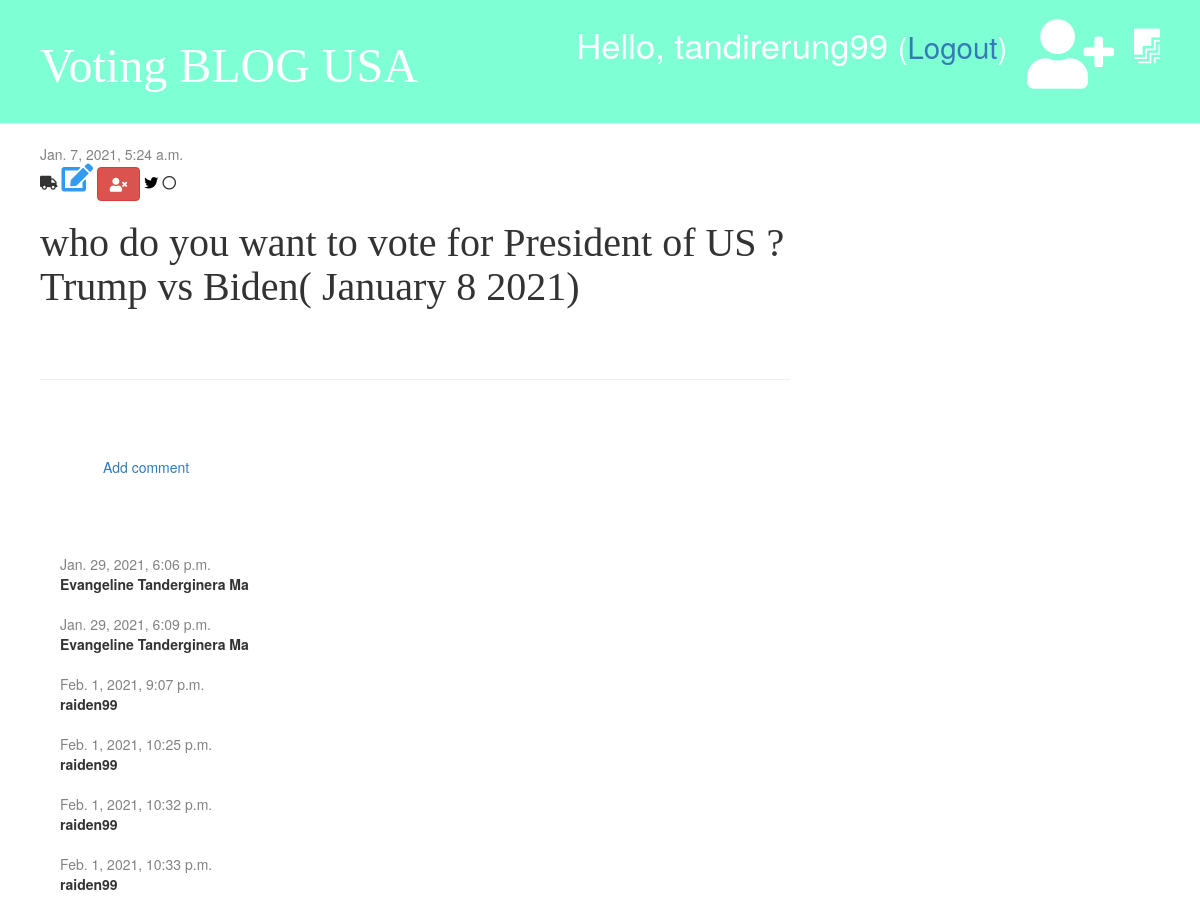
Page /post/1/ (signed in) on the committed database.
### blog/models.py (models this page shows, shortened)
class Post(models.Model):
    author = models.ForeignKey('auth.User', on_delete=models.CASCADE)
    title = models.CharField(max_length=288)
    text = models.TextField()
    created_date = models.DateTimeField(default=timezone.now)
    published_date = models.DateTimeField(blank=True, null=True)

class Comment(models.Model):
    post = models.ForeignKey('blog.Post', on_delete=models.CASCADE, related_name='comments')
    author = models.CharField(max_length=200)
    text = models.TextField()
    created_date = models.DateTimeField(default=timezone.now)  # when u create comment , the comment create now
    approved = models.BooleanField(default=False)

### blog/views.py (the view)
# urls.py: path('post/<int:pk>/', views.post_detail, name='post_detail'),
def post_detail(request, pk):  # as soon as you click on page
    post = get_object_or_404(Post, pk=pk)
    stuff_for_frontend = {'post': post}
    return render(request, 'blog/post_detail.html', stuff_for_frontend)

### blog/templatetags/markdownify.py (called while the page is built)
@register.filter
def markdown(value):
    renderer = HighlightRenderer()
    markdown = mistune.Markdown(renderer=renderer)
    return markdown(value)

### blog/templates/blog/post_detail.html (shortened to what this page needs)
{% extends 'blog/Base.html' %}
{% load markdownify %}
{% block content %}
        <div class="post">
            {% if post.published_date %}
                <div class="date">
                    {{post.published_date}}
                </div>
             {% else %}
                <a href="{% url 'post_publish' pk=post.pk %}" class="btn btn-primary">Publish</a>
             {% endif %}
                <i class="fa fa-truck" aria-hidden="true"></i>
            {% if user.is_authenticated %}
            <a href="{%url 'post_edit' pk=post.pk %}"><i class="fa fa-edit fa-2x" style="color: #339af0"></i></a>
            {% endif %}
            <a href="{%url 'post_delete' pk=post.pk %}" class="btn btn-danger"
            onclick=" return confirm('Are you sure you want to delete this post?')"><i class="fa fa-user-times"></i></a>
            <i class="fa fa-twitter" style="color:#000000"></i>
            <i class="fa fa-circle-o"></i>
            <h1>{{ post.title }}</h1>
        </div>
        <hr>
        <a href="{%url 'add_comment_to_post' pk=post.pk %}" class="btn btn-secondary">Add comment</a>
        {% for comment in post.comments.all %}
            {% if user.is_authenticated or comment.approved %}
             <div class="comment">
                <div class="date">
                     {{ comment.created_date }}
                </div>
                      <strong>{{ comment.author }}</strong>
                      </div>
                {% endif %}
            {% empty %}
                 <p>NO comments for now ......</p>
        {% endfor %}
{% endblock %}

### blog/templates/blog/Base.html (shortened to what this page needs)
{% load static %}
<!DOCTYPE html>
<html lang="en">
<head>
</head>
<body>
     <link rel="stylesheet" href="//maxcdn.bootstrapcdn.com/bootstrap/3.2.0/css/bootstrap.min.css">
     <link rel="stylesheet" href="{% static 'css/blog.css' %}">
     <link rel="stylesheet" href="https://use.fontawesome.com/releases/v5.15.2/css/all.css">
     <link rel="stylesheet" href="https://use.fontawesome.com/releases/v5.15.2/css/v4-shims.css"
>
     <link rel="stylesheet" href="{%static 'css/zenburn.css' %}">
<div class="page-header">
    {% if user.is_authenticated %}
        <a href="{%url 'post_draft_list' %}" class="top-menu"><i class="fab fa-firstdraft" aria-hidden="true"></i></a>
        <a href="{%url 'post_new' %}" class="top-menu"> <i class="fa fa-user-plus fa-2x"  aria-hidden="true" ></i></a>
        <p class="top-menu">Hello, {{ user.username }} <small>(<a href="{%url 'logout' %}">Logout</a>)</small></p>
    <h1><a href="{% url 'post_list' %}">Voting BLOG USA </a></h1>
</div>
<div class="content container">
    <div class="row">
         <div class="col-md-8">
             {% block content %}
             {% endblock %}
         </div>
    </div>
</div>
</body>
</html>

### blog/static/css/blog.css (style rules this page uses)
.page-header { background-color: aquamarine; margin-top: 0; padding: 20px 20px 20px 40px; }
.page-header h1, .page-header h1 a { color: #ffffff; font-size: 36pt; text-decoration: none; }
.content { margin-left: 25px; }
h1,h2,h3,h4 { font-family: 'Tangerine', 'Inconsolate', 'Droid Sans', serif; font-size: 40px; }
.date { color: #828282; }
.post { margin-bottom:70px; }
.top-menu, .top-menu:hover { color: #ffffff; float: right; font-size: 26pt; margin-right: 20px; }
.comment { margin: 20px 0px 20px 20px; }
.btn-secondary { margin: 50px; }

### rows in the picture
Post: published_date "Jan. 7, 2021, 5:24 a.m.", title "who do you want to vote for President of US ? Trump vs Biden( January 8 2021)"
Comment: created_date "Jan. 29, 2021, 6:06 p.m.", author "Evangeline Tanderginera Ma"
Comment: created_date "Jan. 29, 2021, 6:09 p.m.", author "Evangeline Tanderginera Ma"
Comment: created_date "Feb. 1, 2021, 9:07 p.m.", author "raiden99"
Comment: created_date "Feb. 1, 2021, 10:25 p.m.", author "raiden99"
Comment: created_date "Feb. 1, 2021, 10:32 p.m.", author "raiden99"
Comment: created_date "Feb. 1, 2021, 10:33 p.m.", author "raiden99"

### other values in the picture
{{ user.username }} "tandirerung99"
